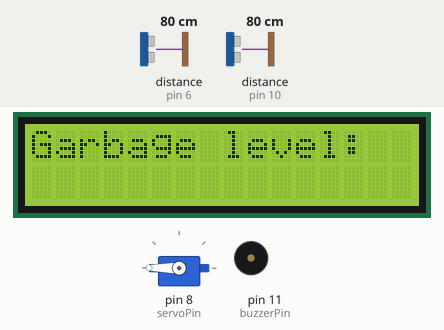
A sketch run on a simulated Arduino Uno, built with avr-gcc and run on an emulated ATmega328P. Shown: servo, 16×2 character LCD, buzzer (waves = sounding, pin HIGH). Wiring (inferred from the names in the program): 2 × ultrasonic range finder: trigger pin 5, echo pin 6 / trigger pin 9, echo pin 10. Inputs (shaded band) come from the test bench; at power-on: distance to the obstacle (sensors on pin 10, pin 6) 80 cm. The echo pulse lasts 58.3 µs per cm; pins used as bus, display or sensor lines are not drawn; what the sketch prints to the serial monitor is not drawn.

Above: at 1.3 s.
1.4 s: distance to the obstacle (sensor on pin 10) set to 7 cm
At 3.2 s:
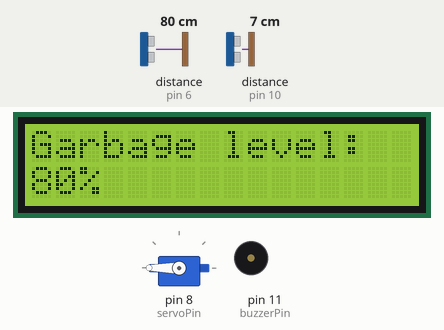
4.1 s: distance to the obstacle (sensor on pin 10) set to 4 cm
At 4.6 s:
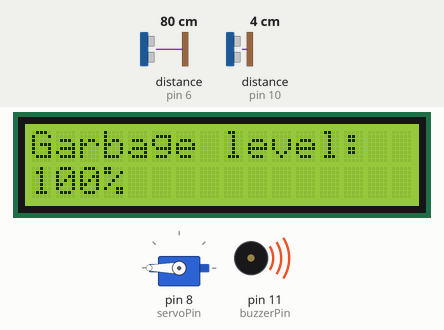
8.7 s: distance to the obstacle (sensor on pin 10) set to 18 cm
At 10.0 s:
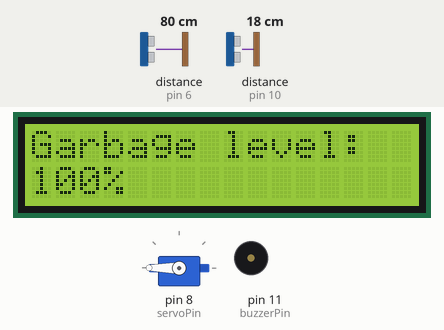
12.8 s: distance to the obstacle (sensor on pin 6) set to 34 cm
15.5 s: distance to the obstacle (sensor on pin 6) set to 27 cm
At 17.9 s:
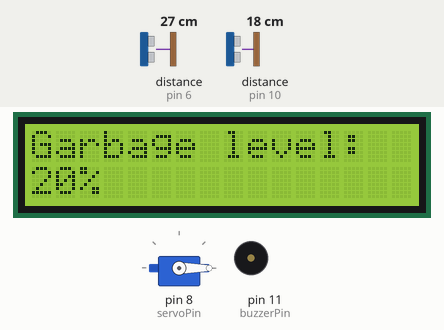
Timing chart, 0 to 19.4 s (numbered marks = the images above; inputs shaded):
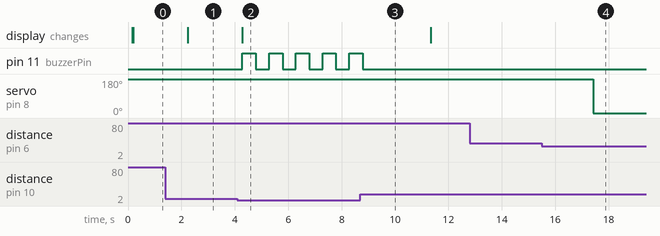

Measured:
- the behaviour switches between 6 and 5 cm on distance to the obstacle (sensor on pin 10) (found by bisection; images 1 and 2)
- the behaviour switches between 31 and 30 cm on distance to the obstacle (sensor on pin 6) (found by bisection; images 3 and 4)
- after the input at 1.4 s, the display: changes after 0.84 s (image 1)
- after the input at 4.1 s, pin 11 (buzzerPin): alternates HIGH for 0.50 s and LOW for 0.50 s, starting after 0.19 s; the display: changes after 0.19 s (image 2)
- after the input at 8.7 s, pin 11 (buzzerPin): goes on until 8.8 s, then stays LOW
- after the input at 12.8 s, every drawn part: stays the same
- after the input at 15.5 s, servo on pin 8 (servoPin): 180° → 0° after 1.9 s

The sketch:

garbagemanagement.ino
```cpp
#include <Servo.h>  //servo library
#include <LiquidCrystal_I2C.h>


const int trigPin = 9;
const int echoPin = 10;
const int btrigPin = 5;
const int bechoPin = 6;
int servoPin = 8;
const int buzzerPin = 11;

Servo servo;

LiquidCrystal_I2C lcd(0x27, 16, 2);

// defines variables
// long duration1, duration;
int distance1, distance2;
void setup() {
  Serial.begin(9600);
  servo.attach(servoPin);
  pinMode(trigPin, OUTPUT);
  pinMode(echoPin, INPUT);
  pinMode(btrigPin, OUTPUT);
  pinMode(bechoPin, INPUT);
  pinMode(buzzerPin, OUTPUT);

  servo.write(180);  //close cap on power on
  delay(100);
  servo.detach();

  lcd.init();
  lcd.clear();
  lcd.backlight();
}
int SonarSensor(int trigPinSensor, int echoPinSensor) {

  digitalWrite(trigPinSensor, LOW);              // put trigpin LOW
  delayMicroseconds(2);                          // wait 2 microseconds
  digitalWrite(trigPinSensor, HIGH);             // switch trigpin HIGH
  delayMicroseconds(10);                         // wait 10 microseconds
  digitalWrite(trigPinSensor, LOW);              // turn it LOW again
  long duration = pulseIn(echoPinSensor, HIGH);  //pulseIn funtion will return the time on how much the configured pin remain the level HIGH or LOW; in this case it will return how much time echoPinSensor stay HIGH
  int distance = duration * 0.034 / 2;
  return distance;
}
void loop() {


  distance1 = SonarSensor(trigPin, echoPin);
 // Serial.print("Sensor1: ");
  //Serial.println(distance1);
  distance2 = SonarSensor(btrigPin, bechoPin);
  //Serial.print("Sensor2: ");
  //Serial.println(distance2);
  if (distance2 < 30 && distance1 > 3) {
    //Change distance as per your need
    servo.attach(servoPin);
    delay(1);
    servo.write(0);
   // Serial.print("motor opening----");
    delay(5000);
    servo.write(180);
   // Serial.println("motor closing");

    delay(1000);
    servo.detach();
  } else {
    servo.write(0);
  }

  lcd.clear();
  lcd.setCursor(0, 0);
  lcd.print("Garbage level: ");


  if (distance1 < 30) {
    int senddistance;

    if (distance1 < 30 && distance1 > 20) {
      lcd.clear();
      lcd.setCursor(0, 0);
      lcd.print("Garbage level: ");
      lcd.setCursor(0, 1);
      lcd.print("0%");
      senddistance=0;
      Serial.println(senddistance);

    } else if (distance1 <= 20 && distance1 > 16) {
      lcd.clear();
      lcd.setCursor(0, 0);
      lcd.print("Garbage level: ");
      lcd.setCursor(0, 1);
      lcd.print("20%");
      senddistance=20;
      Serial.println(senddistance);

    } else if (distance1 <= 16 && distance1 > 12) {
      lcd.clear();
      lcd.setCursor(0, 0);
      lcd.print("Garbage level: ");
      lcd.setCursor(0, 1);
      lcd.print("40%");
      senddistance=40;
      Serial.println(senddistance);

    } else if (distance1 <= 12 && distance1 > 8) {
      lcd.clear();
      lcd.setCursor(0, 0);
      lcd.print("Garbage level: ");
      lcd.setCursor(0, 1);
      lcd.print("60%");
      senddistance=60;
      Serial.println(senddistance);

    } else if (distance1 <= 8 && distance1 > 4) {
      lcd.clear();
      lcd.setCursor(0, 0);
      lcd.print("Garbage level: ");
      lcd.setCursor(0, 1);
      lcd.print("80%");
      senddistance=80;
      Serial.println(senddistance);

    } else if (distance1 <= 4) {
      lcd.clear();
      lcd.setCursor(0, 0);
      lcd.print("Garbage level: ");
      lcd.setCursor(0, 1);
      lcd.print("100%");
      senddistance=100;
      Serial.println(senddistance);


    }
    while (distance1 <= 4) {
    digitalWrite(buzzerPin, HIGH);  // Activate buzzer
    delay(500);  // On duration
    digitalWrite(buzzerPin, LOW);   // Deactivate buzzer
    delay(500);  // Off duration
    distance1 = SonarSensor(trigPin, echoPin); // Update distance1 inside the loop
  }
  }


  delay(2000);
}
```
